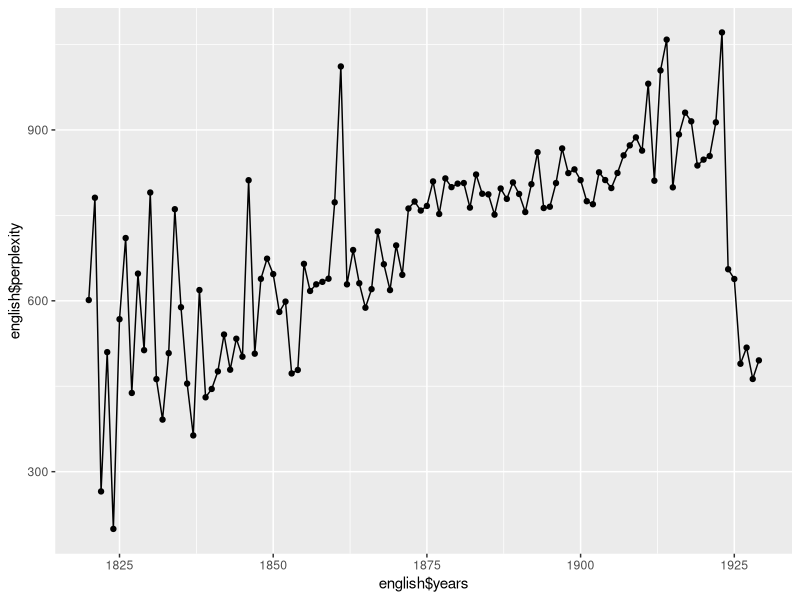

Here is the R script that generated this plot:
install.packages("ggplot2")
library("ggplot2")
library(dplyr)

russian <- data.frame("perplexity"=c(97.9611, 50.4725, 618.584, 127.304, 222.553, 571.911, 558.268, 295.723, 442.205, 127.121, 387.362, 112.945, 98.3267, 139.241, 427.646, 157.039, 1859.78, 186.425, 372.478, 192.587, 177.265, 259.454, 159.371, 161.581, 412.571, 172.121, 164.35, 402.088, 584.247, 134.995, 303.087, 72.5324, 1620.04, 715.533, 488.346, 1015.13, 681.896, 660.008, 436.15, 416.371, 969.601, 1497.53, 232.056, 739.073, 597.506, 157.952, 756.79, 888.109, 205.134, 148.119, 2601.06, 382.335, 52.8998, 49.6541, 657.574, 567.507, 209.473, 1651.84, 531.916, 190.946, 281.593, 168.09, 433.372, 260.586, 577.268, 910.461, 169.789, 705.756, 752.956, 492.051, 501.064, 760.228, 88.6425, 28.2198, 108.083, 758.937, 550.487, 386.01, 817.541, 382.795, 408.213, 421.125, 309.32, 1120.33, 864.582, 845.728, 1345.33, 582.102, 1307.19, 422.071, 1635.01, 1137.91, 430.627, 1543.71, 1000.59, 377.076, 175.815, 2320.52, 647.441, 823.497, 664.783, 506.614, 564.061, 371.62, 464.585, 549.63, 95.5997, 421.718), 
                         "years"=seq(1820L, 1927L, by = 1L))

italian <- data.frame("perplexity"=c(444.697, 1102.62, 1715.72, 862.693, 693.282, 966.839, 336.654, 775.697, 771.258, 366.918, 397.843, 947.688, 761.473, 816.41, 738.365, 493.465, 1055.14, 798.158, 869.444, 787.353, 943.908, 1083.72, 765.284, 848.449, 799.714, 813.116, 869.184, 807.224, 827.581, 377.222, 759.685, 412.666, 1005.15, 1299.64, 296.061, 1121.89, 789.972, 1130.18, 735.416, 743.028, 918.292, 703.898, 884.042, 1070.34, 876.277, 877.925, 821.697, 1081.22, 923.622, 932.197, 902.883, 773.157, 961.019, 1095.56, 714.456, 840.093, 1049.99, 1056.68, 823.514, 948.142, 978.858, 972.901, 839.926, 1189.31, 977.491, 690.717, 1104.38, 1033.17, 1055.47, 1198.75, 1232.29, 1121.19, 1022.75, 1088.68, 1129.92, 1175.71, 1346.57, 1138.65, 1131.47, 1093.83, 1110.32, 1337.32, 1173.41, 1108.72, 1233.45, 1209.23, 1205.46, 1341.6, 1270.24, 1168.35, 1636.68, 1510.83, 1406.89, 1513.26, 1324.83, 1097.14, 829.233, 1059.13, 910.24, 1019.15, 1214.4, 1099.22, 1107.85, 762.708, 912.58, 1004.41, 927.347, 1208.28, 1019.88),
                      "years"=seq(1820L, 1928L, by = 1L))

spanish <- data.frame("perplexity"=c(446.502, 454.147, 454.351, 527.283, 617.748, 506.751, 522.3, 420.299, 473.589, 441.708, 376.714, 461.817, 520.699, 536.209, 478.234, 482.449, 496.757, 352.061, 136.054, 422.809, 536.457, 511.453, 500.735, 545.949, 561.748, 550.188, 165.881, 236.796, 408.404, 176.931, 170.073, 329.897, 203.179, 216.886, 287.493, 179.376, 348.019, 205.08, 299.554, 229.761, 277.665, 267.701, 435.337, 118.214, 199.681, 282.787, 258.758, 176.811, 393.046, 449.982, 308.895, 310.107, 430.051, 314.732, 330.126, 367.435, 384.129, 367.821, 307.792, 376.649, 368.977, 296.083, 366.162, 649.205, 197.042, 448.643, 399.317, 287.084, 295.68, 275.961, 259.843, 337.859, 374.799, 475.449, 359.877, 259.501, 415.203, 356.219, 562.241, 315.623, 475.629, 439.32, 227.703, 414.063, 426.78, 325.303, 448.526, 365.5, 508.651, 733.07, 501.94, 395.214, 261.387, 372.39, 342.066, 301.448, 364.508, 490.36, 376.32, 460.974, 439.557, 518.546, 294.131, 136.03, 190.191, 205.334, 160.102, 81.529, 172.323, 187.752),
                      "years"=seq(1820L, 1929L, by = 1L))

english <- data.frame("perplexity"=c(601.293, 780.972, 265.269, 509.874, 199.466, 567.681, 710.212, 438.184, 647.727, 513.302, 790.117, 462.449, 391.39, 508.12, 760.822, 588.666, 454.616, 363.596, 618.878, 430.532, 445.228, 476.046, 540.777, 478.987, 533.39, 501.85, 811.708, 507.154, 638.585, 673.952, 646.903, 580.439, 598.591, 472.404, 478.517, 664.863, 617.262, 628.887, 633.289, 638.803, 772.888, 1011.47, 628.887, 689.189, 630.81, 587.865, 620.49, 721.776, 664.2, 618.801, 697.23, 645.573, 762.03, 774.25, 758.454, 766.571, 809.615, 752.432, 814.885, 799.568, 805.714, 806.795, 763.615, 821.738, 787.964, 786.892, 751.254, 797.176, 778.963, 807.855, 787.595, 755.878, 804.732, 860.788, 762.894, 765.156, 806.72, 867.534, 824.257, 830.775, 811.882, 774.863, 769.557, 825.616, 811.996, 797.963, 824.443, 855.366, 872.876, 886.969, 863.687, 981.147, 810.816, 1004.48, 1058.56, 799.187, 892.011, 930.367, 915.104, 837.573, 847.867, 854.203, 913.323, 1071.21, 655.376, 638.331, 489.448, 517.784, 462.726, 495.373),
                      "years"=seq(1820L, 1929L, by = 1L))

french <- data.frame("perplexity"=c(742.541, 701.455, 683.83, 720.25, 695.042, 787.364, 523.858, 397.596, 395.862, 615.947, 721.088, 824.809, 725.253, 803.964, 813.596, 704.412, 803.368, 808.069, 924.138, 811.697, 802.73, 808.907, 814.355, 751.75, 793.885, 788.752, 821.65, 795.305, 764.977, 810.075, 808.882, 776.071, 792.578, 826.59, 797.627, 882.021, 853.15, 828.121, 925.649, 814.353, 820.276, 826.613, 848.554, 849.43, 820.848, 796.065, 880.027, 810.586, 833.277, 837.695, 794.349, 773.635, 827.543, 857.338, 875.812, 818.11, 861.27, 899.926, 800.971, 807.511, 949.533, 790.182, 850.009, 895.935, 886.638, 898.062, 1006.71, 819.055, 905.455, 926.287, 941.242, 844.821, 814.326, 906.711, 896.179, 852.123, 942.72, 891.851, 914.428, 846.863, 919.323, 865.612, 919.63, 929.056, 957.373, 852.905, 826.626, 934.976, 903.106, 931.193, 939.809, 1099.7, 919.315, 1011.77, 853.817, 794.485, 835.334, 814.707, 870.796, 991.518, 874.915, 1012.91, 1091.58, 910.626, 1079.79, 1069.14, 872.936, 1054.47, 921.473, 836.933),
                     "years"=seq(1820L, 1929L, by = 1L))

chinese <- data.frame("perplexity"=c(30.5, 38.4006, 30.7693, 30.8656, 27.4107, 36.6761, 29.7857, 27.8524, 41.4842, 30.1913, 29.7693, 27.5, 28.8333, 27.7823, 44.9183, 30.4872, 24.25, 28.5, 27.944, 28.3334, 27.334, 30.2066, 30.7088, 31.8139, 427.325, 25.6666, 29.0909, 32.9952, 25.3875, 17.1804, 28.1666, 30.9992, 28.5, 190.428, 28.0091, 153.576, 31.3698, 30.41, 21.5, 30.6279, 22.0032, 29.5, 29.3636, 30.9205, 29.3333, 31.0988, 30.6154, 27.6724, 29.5266, 30.9545, 53.5651, 24.9495, 30.6154, 270.288, 29.6671, 30.1996, 142.888, 26.2857, 32.5692, 37.1332, 30.7188, 30.4956, 30.8052, 27.473, 42.6043, 43.6848, 32.4737, 30.6019, 41.2031, 48.4573, 34.863, 166.64, 45.3916, 85.9959, 30.6834, 62.0955, 588.856, 31.1763, 33.6081, 41.4734, 30.7747, 41.351, 208.144),
                     "years"=seq(1820L, 1902L, by = 1L))


gg <- ggplot(english, aes(x=english$years, y=english$perplexity))+
  geom_point() + geom_line()
 

plot(gg)